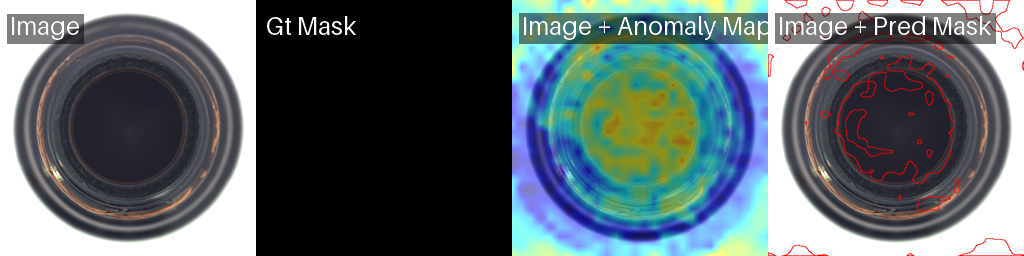
#> input picture results/Dinomaly/bottle/Dinomaly/bottle/latest/images/test/good/019.png, 1024 x 256 px; its folder holds only this picture in this run
$ python 05_traditional_baseline.py   (older library calls are emulated)
#> lines starting #> are read from the running program, lines starting #| are printed output that depends on the picture

import cv2
import numpy as np
from pathlib import Path

from skimage.feature import graycomatrix, graycoprops
from sklearn.ensemble import IsolationForest
from sklearn.metrics import roc_auc_score

# Dataset location
PROJECT_DIR = Path(__file__).resolve().parents[1]
DATASET_DIR = PROJECT_DIR / "dataset"

CATEGORY = "tile"
category_path = DATASET_DIR / CATEGORY


# Extract GLCM and Canny features
def extract_features(image_path):

    image = cv2.imread(str(image_path), cv2.IMREAD_GRAYSCALE)
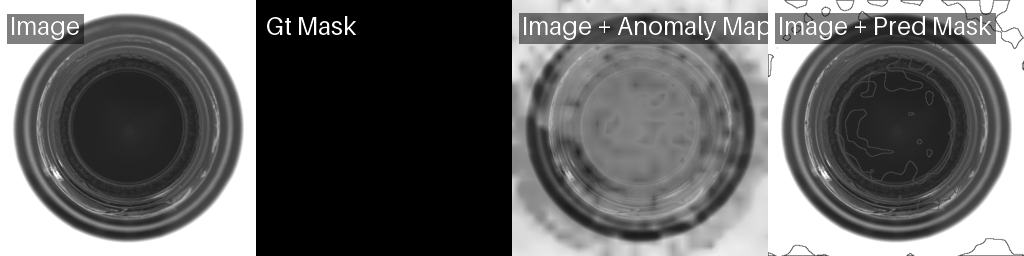
#> image: shape (256, 1024); min 0, max 255, mean 100.9

    if image is None:
        raise ValueError(f"Cannot read image: {image_path}")

    image = cv2.resize(image, (128, 128))
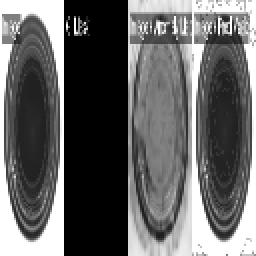
#> image: shape (128, 128) (shown 2 times larger); min 0, max 255, mean 101.6

    # Convert grayscale values into 8 levels
    quantized = (image // 32).astype(np.uint8)
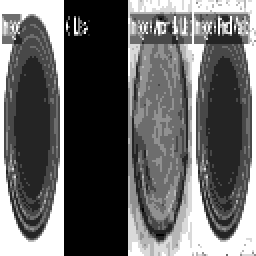
#> quantized: shape (128, 128) (shown 2 times larger); min 0, max 7, mean 2.77; drawn with min black and max white

    # GLCM texture features
    glcm = graycomatrix(
        quantized,
        distances=[1],
        angles=[0, np.pi/4, np.pi/2, 3*np.pi/4],
        levels=8,
        symmetric=True,
        normed=True
    )

    contrast = graycoprops(glcm, "contrast").mean()
#> contrast = 1.65
    homogeneity = graycoprops(glcm, "homogeneity").mean()
#> homogeneity = 0.82
    energy = graycoprops(glcm, "energy").mean()
#> energy = 0.334
    correlation = graycoprops(glcm, "correlation").mean()
#> correlation = 0.868

    # Canny edge detection
    edges = cv2.Canny(image, 100, 200)
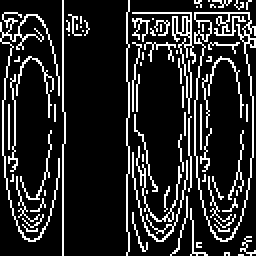
#> edges: shape (128, 128) (shown 2 times larger); 15.6% white in thin lines or dots
    edge_density = np.mean(edges > 0)
#> edge_density = 0.156

    return [
        contrast,
        homogeneity,
        energy,
        correlation,
        edge_density
    ]


# Get training images (normal only)
train_folder = category_path / "train" / "good"
train_images = sorted(train_folder.glob("*.png"))

X_train = np.array([
    extract_features(path) for path in train_images
])
#> X_train = [[1.65, 0.82, 0.334, 0.868, 0.156]]

# Get normal test images
test_good = sorted(
    (category_path / "test" / "good").glob("*.png")
)

# Get defective test images
test_defect = []

for folder in (category_path / "test").iterdir():
    if folder.is_dir() and folder.name != "good":
        test_defect.extend(sorted(folder.glob("*.png")))

# Combine test images
test_images = test_good + test_defect

X_test = np.array([
    extract_features(path) for path in test_images
])
#> X_test = [[1.65, 0.82, 0.334, 0.868, 0.156]]

# Labels: 0 = Normal, 1 = Defective
y_test = np.array(
    [0] * len(test_good) + [1] * len(test_defect)
)

print("Training images:", len(X_train))
#| Training images: 1
print("Testing images:", len(X_test))
#| Testing images: 1
print("Feature count:", X_train.shape[1])
#| Feature count: 5

# Train Isolation Forest using normal images only
model = IsolationForest(
    n_estimators=200,
    contamination="auto",
    random_state=42
)

model.fit(X_train)

# Higher score means more anomalous
anomaly_scores = -model.decision_function(X_test)
#> anomaly_scores = [0]

# Evaluate image-level AUROC
auc = roc_auc_score(y_test, anomaly_scores)
#> auc = nan

print("\nTraditional Model Results")
print("-------------------------")
print("Image-level AUROC:", round(auc, 4))
#| Image-level AUROC: nan
